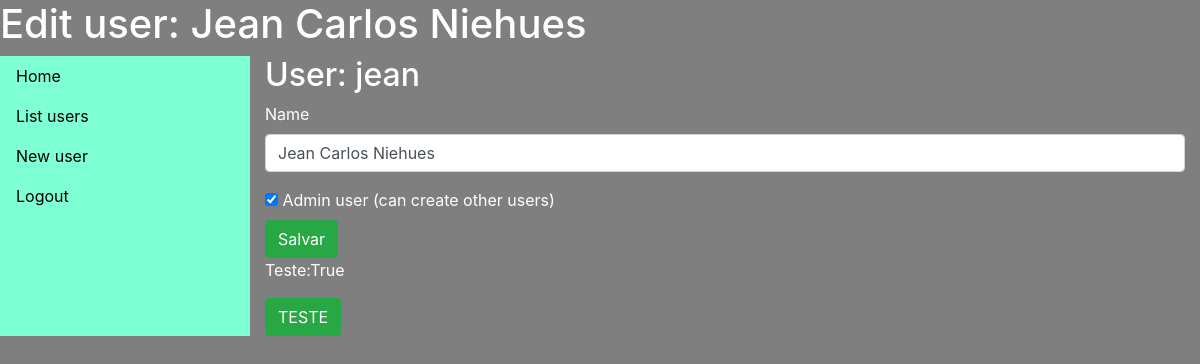
The app's page /users/edit/1/ with its own data.
### models/calendar_model.py (models this page shows)
class User(SQLModel, table=True):
    id: Optional[int] = Field(default=None, primary_key=True, nullable=False)
    user_name: str = Field(index=True)
    name: str = Field(index=True)
    admin: bool = Field(nullable=True)
    password: str = Field(nullable=False)
    events: List["Event"] = Relationship(back_populates="users")

### views/user.py (the view)
@app.get('/users/edit/<id>/')
def editUserForm(id):
    users_list = listUsers(id)
    print(users_list)
    return render_template('edit_user.html', title = 'Edit user: ' + users_list.name, user=users_list)

### controller/users_controller.py (called while the page is built)
def listUsers(id=None, user_name=None):
    with Session(engine) as session:
        if id is not None or user_name is not None:
            statement = select(User).where(User.id == id).options(selectinload(User.events))
            user = session.exec(statement)
            return user.first()
        else:
            statement = select(User).options(selectinload(User.events))
            user = session.exec(statement)
            return user.all()

### templates/edit_user.html (shortened to what this page needs)
{% extends "template.html" %}
{% block title %}
<div class="page-header">
  <h1>{{ title }}</h1>
</div>
{% endblock title %}
{% block content %}
<body>
  <div class="container">
    <h2>User: {{ user.user_name }}</h2>
    <form action="/users/{{user.id}}" method="post" id="userEditForm">
      <fieldset>
        <div class="form-group">
          <label for="name">Name</label>
          <input type="text" id="name" name="name" class="form-control" value="{{ user.name }}">
        </div>
        <input type="checkbox" id="admin" name="admin" value="{{ user.admin }}">
        <label for="admin"> Admin user (can create other users)</label><br>
        <button type="submit" class="btn btn-success">Salvar</button>
      </fieldset>
    </form>
    <p>Teste:{{ user.admin }} </p>
    <button class="btn btn-success teste">TESTE</button>
  </div>
</body>
{% endblock content %}

### static/style.css (style rules this page uses)
body { background-color: rgba(0, 0, 0, .5); color: white; }

### records on screen
User: user_name "jean", name "Jean Carlos Niehues", admin "True"

### other values on screen
{{ title }} "Edit user: Jean Carlos Niehues"
